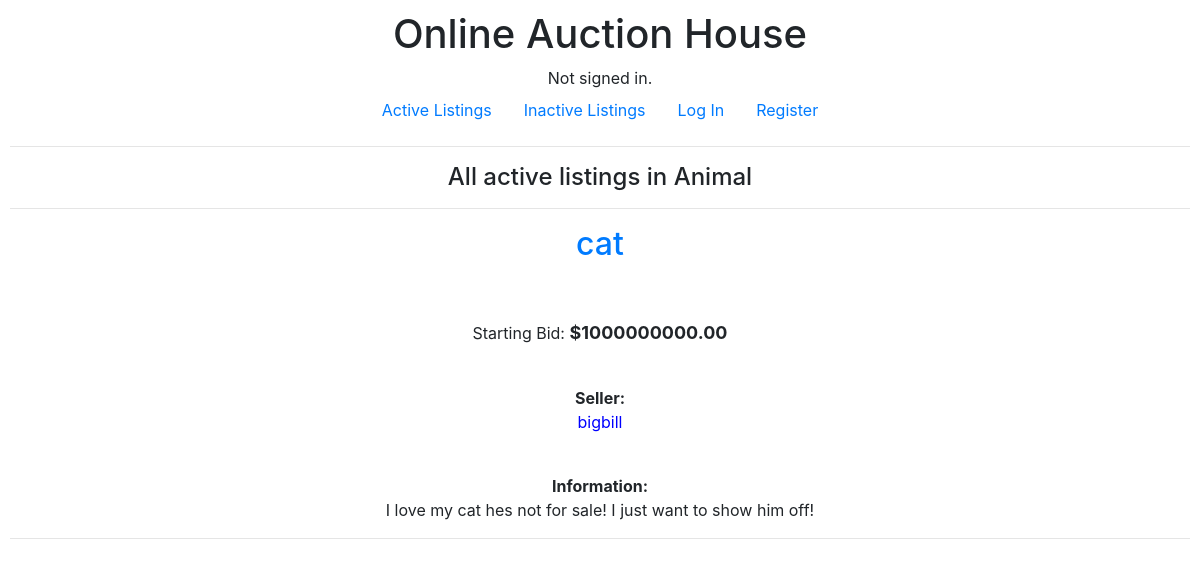
Page /listing/Animal on the committed database.
### auctions/models.py (models this page shows, shortened)
class AuctionListing(models.Model):
    user = models.ForeignKey(User, on_delete = models.CASCADE, related_name = "seller")
    title = models.CharField(max_length = 64)
    description = models.TextField()
    start_bid = models.IntegerField()
    image = models.URLField(blank = True)
    category = models.CharField(blank = True, max_length = 64)
    active = models.BooleanField(blank = False, default = True)
    winner = models.ForeignKey(User, blank = True, on_delete = models.CASCADE, related_name = "buyer", null = True)

class User(AbstractUser):
    pass

### auctions/views.py (the view)
# urls.py: path("listing/<str:category>", views.category_listings, name="category_listings")
def category_listings(request, category):
    listings = AuctionListing.objects.filter(category=category)
    return render(request, "auctions/category_listings.html", {
        "listings": listings,
        "category": category,
    })

### auctions/templates/auctions/category_listings.html (shortened to what this page needs)
{% extends "auctions/layout.html" %}
{% block body %}
    <h4>All active listings in {{ category }}</h4>
    <hr>
    {% for listing in listings %}
        {% if listing.active %}
        <h2><a href="{% url 'listing' listing.id %}">{{ listing.title }}</a></h2>
        {% if listing.image %}
            <div><img style = "width: 30vw;" src = "{{ listing.image }}" alt=""></div>
        {% endif %}
        <br>
         <p>Starting Bid: <span style = "font-weight:bold; font-size:large">${{listing.start_bid}}.00</span></p>
        <br>
        <div><strong>Seller:</strong> <p style="color:blue;">{{ listing.user }}</p></div>
        <br>
        <div><strong>Information:</strong> <p>{{listing.description}}</p></div>
        <hr>
        {% endif %}
    {% endfor %}
{% endblock %}

### auctions/static/auctions/styles.css (style rules this page uses)
body { padding: 10px; }

### rows in the picture
AuctionListing: category "Animal", title "cat", start_bid "1000000000", user "bigbill", description "I love my cat hes not for sale! I just want to show him off!"
